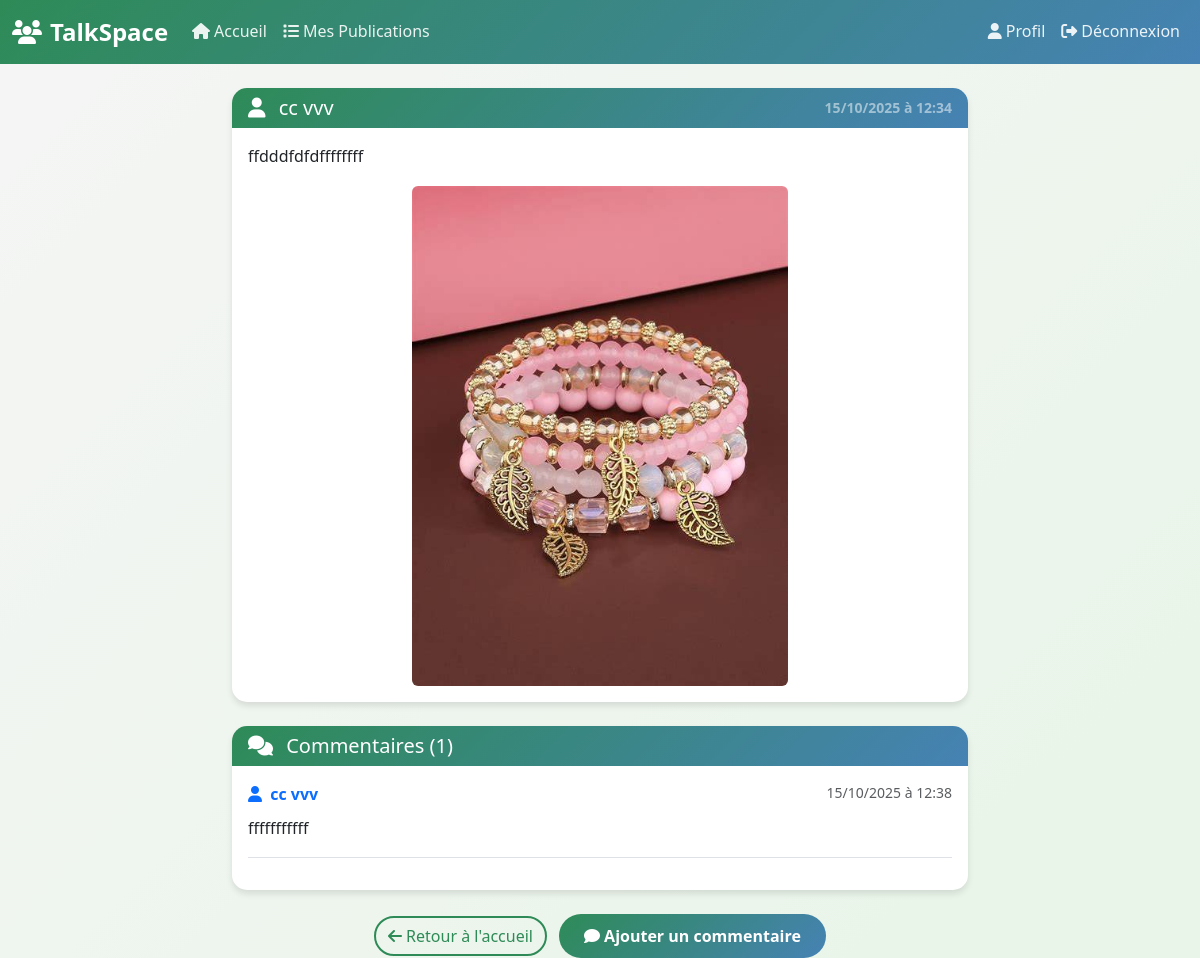
The page /cv/publication.php?id=1 (signed in) on the database its author committed.
### tables this page shows
CREATE TABLE `publication` (
  `id` int(11) NOT NULL,
  `contenu` text NOT NULL,
  `image` varchar(255) DEFAULT NULL,
  `id_users` int(11) NOT NULL,
  `date_enregistr` timestamp NOT NULL DEFAULT current_timestamp()
);

CREATE TABLE `users` (
  `id` int(11) NOT NULL,
  `nom` varchar(50) NOT NULL,
  `prenom` varchar(50) NOT NULL,
  `email` varchar(100) NOT NULL,
  `tel` varchar(20) DEFAULT NULL,
  `sexe` enum('Masculin','Feminin') NOT NULL,
  `date_naissance` date NOT NULL,
  `adresse` text DEFAULT NULL,
  `mdp` varchar(255) NOT NULL,
  `reset_token` varchar(64) DEFAULT NULL,
  `reset_expiration` datetime DEFAULT NULL,
  `date_inscription` timestamp NOT NULL DEFAULT current_timestamp()
);

CREATE TABLE `commentaires` (
  `id` int(11) NOT NULL,
  `contenu` text NOT NULL,
  `date_commentaire` timestamp NOT NULL DEFAULT current_timestamp(),
  `date_modif` timestamp NULL DEFAULT NULL,
  `id_users` int(11) NOT NULL,
  `id_publication` int(11) NOT NULL
);

### cv/publication.php (the view, shortened to what this page needs)
<?php
require_once('config.php');
$id = $_GET['id'] ?? null;
$stmt = $bdd->prepare("
    SELECT p.*, u.nom, u.prenom
    FROM publication p
    JOIN users u ON p.id_users = u.id
    WHERE p.id = ?
");
$stmt->execute([$id]);
$pub = $stmt->fetch();
$comments_stmt = $bdd->prepare("
    SELECT c.*, u.nom, u.prenom
    FROM commentaires c
    JOIN users u ON c.id_users = u.id
    WHERE c.id_publication = ?
    ORDER BY c.date_commentaire DESC
");
$comments_stmt->execute([$id]);
$comments = $comments_stmt->fetchAll();
?>
<!DOCTYPE html>
<html lang="fr">
<head>
    <link href="https://cdn.jsdelivr.net/npm/bootstrap@5.3.3/dist/css/bootstrap.min.css" rel="stylesheet">
    <link rel="stylesheet" href="https://cdnjs.cloudflare.com/ajax/libs/font-awesome/6.4.0/css/all.min.css">
    <link rel="stylesheet" href="css/style.css">
</head>
<body>
<nav class="navbar navbar-expand-lg navbar-dark sticky-top">
    <div class="container-fluid">
        <a class="navbar-brand fw-bold" href="dash1.php">
            <i class="fas fa-users me-2"></i>TalkSpace
        </a>
        <div class="collapse navbar-collapse" id="navbarNav">
            <ul class="navbar-nav me-auto">
                <li class="nav-item"><a class="nav-link" href="dash1.php"><i class="fas fa-home me-1"></i>Accueil</a></li>
                <li class="nav-item"><a class="nav-link" href="liste_pub.php"><i class="fas fa-list me-1"></i>Mes Publications</a></li>
            </ul>
            <ul class="navbar-nav ms-auto">
                <li class="nav-item"><a class="nav-link" href="profil.php"><i class="fas fa-user me-1"></i>Profil</a></li>
                <li class="nav-item"><a class="nav-link" href="deconnexion.php"><i class="fas fa-sign-out-alt me-1"></i>Déconnexion</a></li>
            </ul>
        </div>
    </div>
</nav>
<div class="container mt-4">
    <div class="row justify-content-center">
        <div class="col-12 col-lg-8">
            <div class="card slide-up">
                <div class="card-header">
                    <div class="d-flex justify-content-between align-items-center">
                        <div>
                            <h5 class="mb-0">
                                <i class="fas fa-user me-2"></i>
                                <?= htmlspecialchars($pub['prenom'] . ' ' . $pub['nom']) ?>
                            </h5>
                        </div>
                        <small class="text-white-50">
                            <?= date('d/m/Y à H:i', strtotime($pub['date_enregistr'])) ?>
                        </small>
                    </div>
                </div>
                <div class="card-body">
                    <p class="card-text"><?= nl2br(htmlspecialchars($pub['contenu'])) ?></p>
                    <?php if (!empty($pub['image'])): ?>
                        <div class="text-center mt-3">
                            <img src="uploads/<?= htmlspecialchars($pub['image']) ?>"
                                 class="img-fluid rounded"
                                 alt="Image publication"
                                 style="max-height: 500px; object-fit: contain;">
                        </div>
                    <?php endif; ?>
                </div>
            </div>
            <div class="card mt-4 fade-in">
                <div class="card-header">
                    <h5 class="mb-0">
                        <i class="fas fa-comments me-2"></i>
                        Commentaires (<?= count($comments) ?>)
                    </h5>
                </div>
                <div class="card-body">
                    <?php if (empty($comments)): ?>
                        <p class="text-muted text-center py-3">Aucun commentaire pour le moment.</p>
                    <?php else: ?>
                        <?php foreach ($comments as $comment): ?>
                            <div class="comment-item border-bottom pb-3 mb-3">
                                <div class="d-flex justify-content-between align-items-start mb-2">
                                    <strong class="text-primary">
                                        <i class="fas fa-user me-1"></i>
                                        <?= htmlspecialchars($comment['prenom'] . ' ' . $comment['nom']) ?>
                                    </strong>
                                    <small class="text-muted">
                                        <?= date('d/m/Y à H:i', strtotime($comment['date_commentaire'])) ?>
                                    </small>
                                </div>
                                <p class="mb-0"><?= nl2br(htmlspecialchars($comment['contenu'])) ?></p>
                            </div>
                        <?php endforeach; ?>
                    <?php endif; ?>
                </div>
            </div>
            <div class="text-center mt-3">
                <a href="dash1.php" class="btn btn-outline-primary">
                    <i class="fas fa-arrow-left me-1"></i>Retour à l'accueil
                </a>
                <a href="commentaire_pub.php?id=<?= $id ?>" class="btn btn-primary ms-2">
                    <i class="fas fa-comment me-1"></i>Ajouter un commentaire
                </a>
            </div>
        </div>
    </div>
</div>
</body>
</html>

### cv/css/style.css (style rules this page uses)
:root { --primary-color: #2E8B57; --secondary-color: #4682B4; --accent-color: #20B2AA; --success-color: #32CD32; --danger-color: #DC143C; --warning-color: #FFA500; --text-dark: #2F4F4F; --text-light: #696969; --bg-light: #F5F5F5; --bg-white: #FFFFFF; --border-color: #E0E0E0; --shadow: 0 4px 6px rgba(0, 0, 0, 0.1); --transition: all 0.3s ease; }
* { margin: 0; padding: 0; box-sizing: border-box; }
body { font-family: 'Segoe UI', Tahoma, Geneva, Verdana, sans-serif; background: linear-gradient(135deg, var(--bg-light) 0%, #E8F5E8 100%); min-height: 100vh; color: var(--text-dark); line-height: 1.6; }
.navbar-brand { font-weight: 700; color: var(--bg-white) !important; font-size: 1.5rem; }
.navbar-dark { background: linear-gradient(135deg, var(--primary-color), var(--secondary-color)) !important; }
.nav-link { color: rgba(255, 255, 255, 0.9) !important; transition: var(--transition); font-weight: 500; }
.card { border: none; border-radius: 15px; box-shadow: var(--shadow); transition: var(--transition); background: var(--bg-white); margin-bottom: 1.5rem; }
.card-header { background: linear-gradient(135deg, var(--primary-color), var(--secondary-color)); color: white; border-radius: 15px 15px 0 0 !important; border: none; font-weight: 600; }
.btn-primary { background: linear-gradient(135deg, var(--primary-color), var(--secondary-color)); border: none; border-radius: 25px; padding: 10px 25px; font-weight: 600; transition: var(--transition); }
.btn-outline-primary { border: 2px solid var(--primary-color); color: var(--primary-color); border-radius: 25px; transition: var(--transition); }
.fade-in { animation: fadeIn 0.6s ease-in; }
.slide-up { animation: slideUp 0.6s ease-out; }

### rows shown on the page
publication: id_users.nom "cc vvv", date_enregistr "15/10/2025 à 12:34", contenu "ffdddfdfdffffffff", image (picture)
commentaires: id_users.nom "cc vvv", date_commentaire "15/10/2025 à 12:38", contenu "fffffffffff"

### other values the page prints
count($comments) "1"
